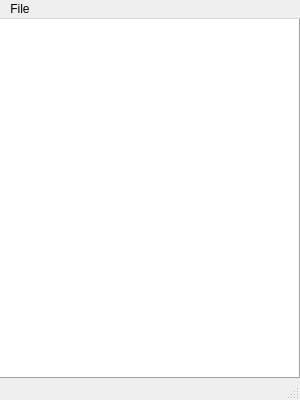
<?xml version="1.0" encoding="UTF-8"?>
<ui version="4.0">
 <class>Console</class>
 <widget class="QMainWindow" name="Console">
  <property name="geometry">
   <rect>
    <x>0</x>
    <y>0</y>
    <width>300</width>
    <height>400</height>
   </rect>
  </property>
  <property name="minimumSize">
   <size>
    <width>300</width>
    <height>400</height>
   </size>
  </property>
  <property name="windowTitle">
   <string>MainWindow</string>
  </property>
  <widget class="QWidget" name="centralwidget">
   <layout class="QVBoxLayout" name="verticalLayout">
    <property name="leftMargin">
     <number>0</number>
    </property>
    <property name="topMargin">
     <number>0</number>
    </property>
    <property name="rightMargin">
     <number>0</number>
    </property>
    <property name="bottomMargin">
     <number>0</number>
    </property>
    <item>
     <widget class="QTextEdit" name="textEdit">
      <property name="acceptDrops">
       <bool>false</bool>
      </property>
      <property name="frameShape">
       <enum>QFrame::Panel</enum>
      </property>
      <property name="frameShadow">
       <enum>QFrame::Raised</enum>
      </property>
      <property name="undoRedoEnabled">
       <bool>false</bool>
      </property>
      <property name="readOnly">
       <bool>true</bool>
      </property>
     </widget>
    </item>
   </layout>
  </widget>
  <widget class="QMenuBar" name="menubar">
   <property name="geometry">
    <rect>
     <x>0</x>
     <y>0</y>
     <width>300</width>
     <height>22</height>
    </rect>
   </property>
   <widget class="QMenu" name="menuFile">
    <property name="title">
     <string>File</string>
    </property>
    <addaction name="actionClear"/>
    <addaction name="actionSave_to_file"/>
   </widget>
   <addaction name="menuFile"/>
  </widget>
  <widget class="QStatusBar" name="statusbar"/>
  <action name="actionClear">
   <property name="text">
    <string>Clear</string>
   </property>
  </action>
  <action name="actionSave_to_file">
   <property name="text">
    <string>Save to file</string>
   </property>
  </action>
 </widget>
 <resources/>
 <connections/>
</ui>
